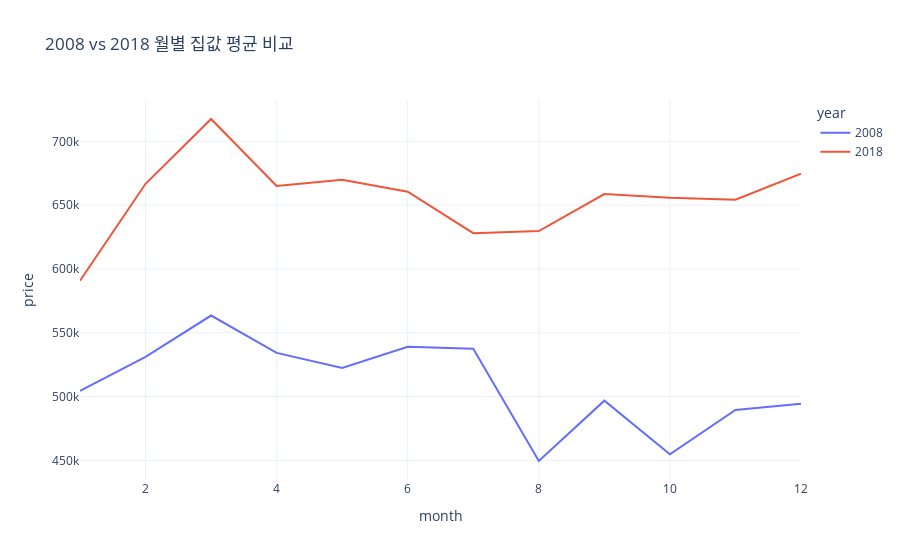

Here is the notebook cell this chart was saved with:
### Code cell
import plotly.io as pio 

pio.templates.default = 'plotly_white'

fig = px.line(result, x='month', y='price', 
              color='year', title='2008 vs 2018 월별 집값 평균 비교')

fig.show()

### Figure 1 — Plotly figure (JSON) as saved in the notebook; plotly's stock layout.template omitted (floating-point values rounded to 4 significant figures)
{"data": [{"hovertemplate": "year=2008<br>month=%{x}<br>price=%{y}<extra></extra>", "legendgroup": "2008", "line": {"color": "#636efa", "dash": "solid"}, "marker": {"symbol": "circle"}, "mode": "lines", "name": "2008", "orientation": "v", "showlegend": true, "type": "scatter", "x": [1, 2, 3, 4, 5, 6, 7, 8, 9, 10, 11, 12], "xaxis": "x", "y": [504400.0, 531080, 563500, 534200.0, 522400.0, 539100.0, 537500.0, 449500.0, 496800.0, 454822, 489500.0, 494400.0], "yaxis": "y"}, {"hovertemplate": "year=2018<br>month=%{x}<br>price=%{y}<extra></extra>", "legendgroup": "2018", "line": {"color": "#EF553B", "dash": "solid"}, "marker": {"symbol": "circle"}, "mode": "lines", "name": "2018", "orientation": "v", "showlegend": true, "type": "scatter", "x": [1, 2, 3, 4, 5, 6, 7, 8, 9, 10, 11, 12], "xaxis": "x", "y": [590800.0, 666700.0, 717500.0, 665000.0, 669800.0, 660500.0, 628074, 629700.0, 658600.0, 655700.0, 654300.0, 674600.0], "yaxis": "y"}], "layout": {"legend": {"title": {"text": "year"}, "tracegroupgap": 0}, "title": {"text": "2008 vs 2018 월별 집값 평균 비교"}, "xaxis": {"anchor": "y", "domain": [0, 1], "title": {"text": "month"}}, "yaxis": {"anchor": "x", "domain": [0, 1], "title": {"text": "price"}}}}
